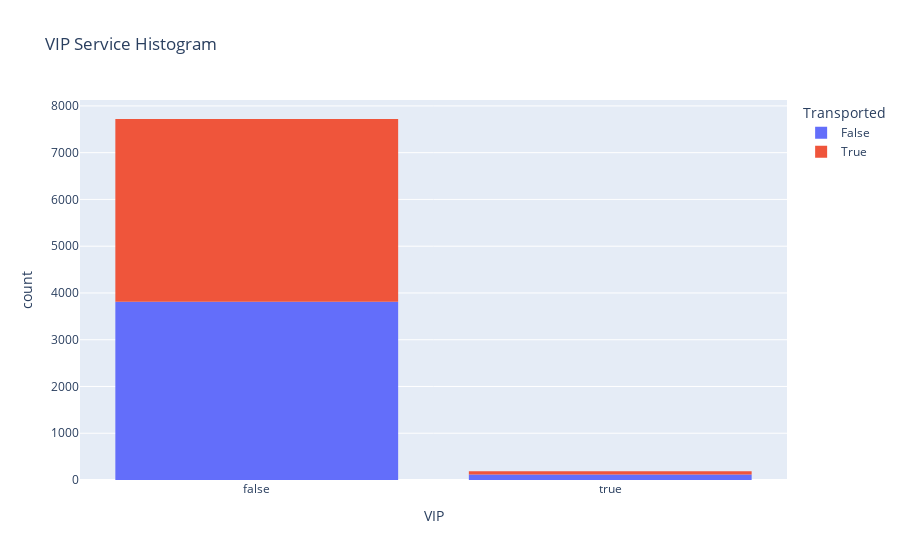

Notebook source saved alongside this figure:
### Code cell
#let's take a closer look at VIP and transported stats 

fig = px.histogram(train_data, x='VIP', title = "VIP Service Histogram", color= train_data['Transported'])
fig.show()

### Figure 1 — Plotly figure (JSON) as saved in the notebook; plotly's stock layout.template omitted (floating-point values rounded to 4 significant figures; data arrays with more than 128 entries replaced by an {"elided": "..."} marker saying what was removed)
{"data": [{"alignmentgroup": "True", "bingroup": "x", "hovertemplate": "Transported=False<br>VIP=%{x}<br>count=%{y}<extra></extra>", "legendgroup": "False", "marker": {"color": "#636efa", "pattern": {"shape": ""}}, "name": "False", "offsetgroup": "False", "orientation": "v", "showlegend": true, "type": "histogram", "x": {"elided": "3928 bool values"}, "xaxis": "x", "yaxis": "y"}, {"alignmentgroup": "True", "bingroup": "x", "hovertemplate": "Transported=True<br>VIP=%{x}<br>count=%{y}<extra></extra>", "legendgroup": "True", "marker": {"color": "#EF553B", "pattern": {"shape": ""}}, "name": "True", "offsetgroup": "True", "orientation": "v", "showlegend": true, "type": "histogram", "x": {"elided": "3979 bool values"}, "xaxis": "x", "yaxis": "y"}], "layout": {"barmode": "relative", "legend": {"title": {"text": "Transported"}, "tracegroupgap": 0}, "title": {"text": "VIP Service Histogram"}, "xaxis": {"anchor": "y", "domain": [0, 1], "title": {"text": "VIP"}}, "yaxis": {"anchor": "x", "domain": [0, 1], "title": {"text": "count"}}}}
